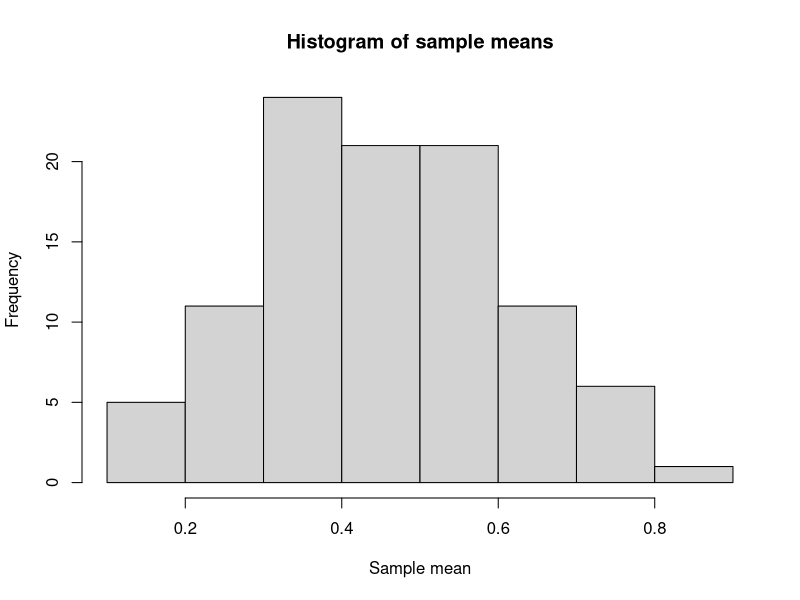
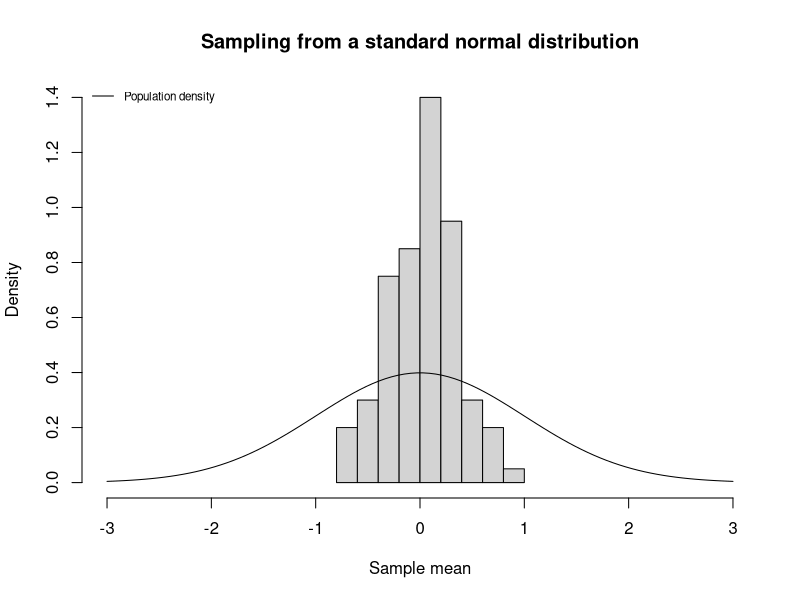
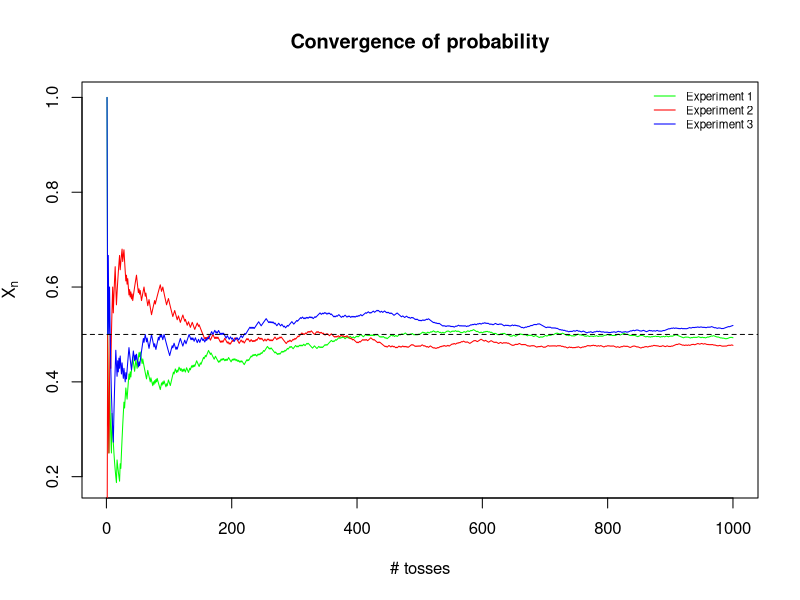
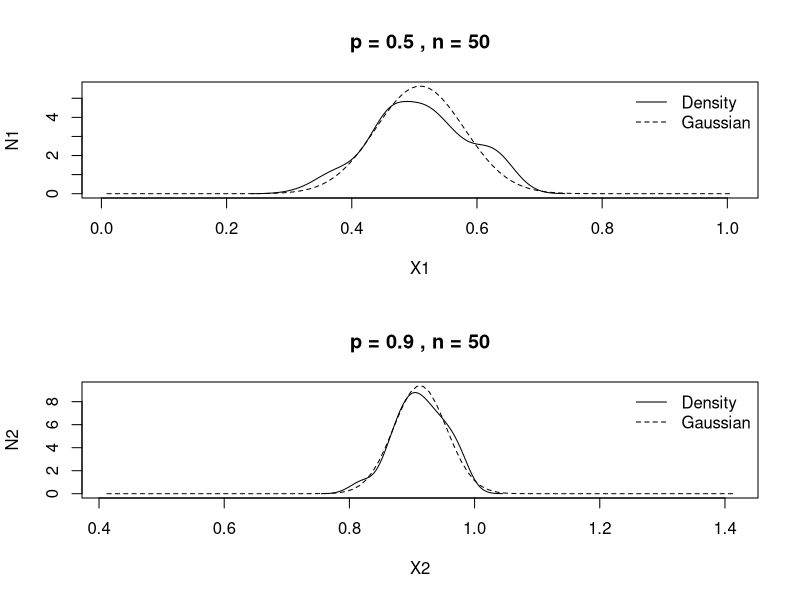
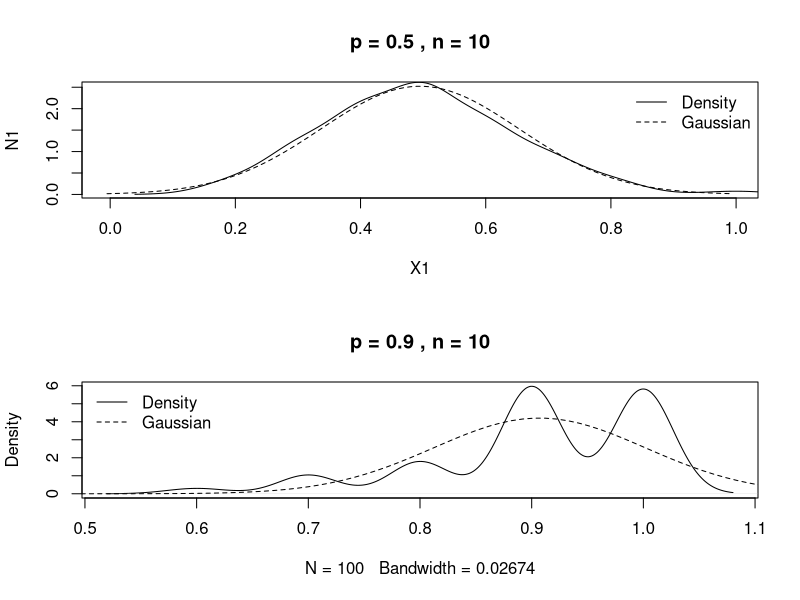
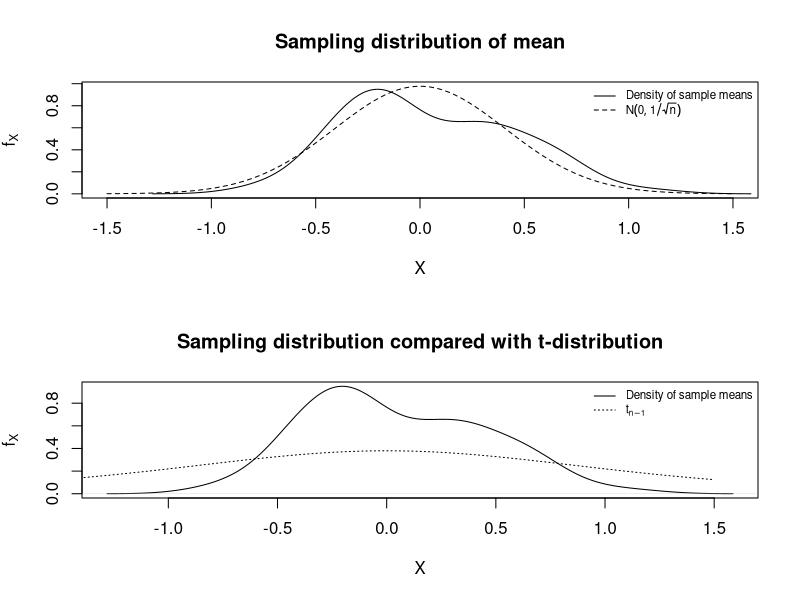
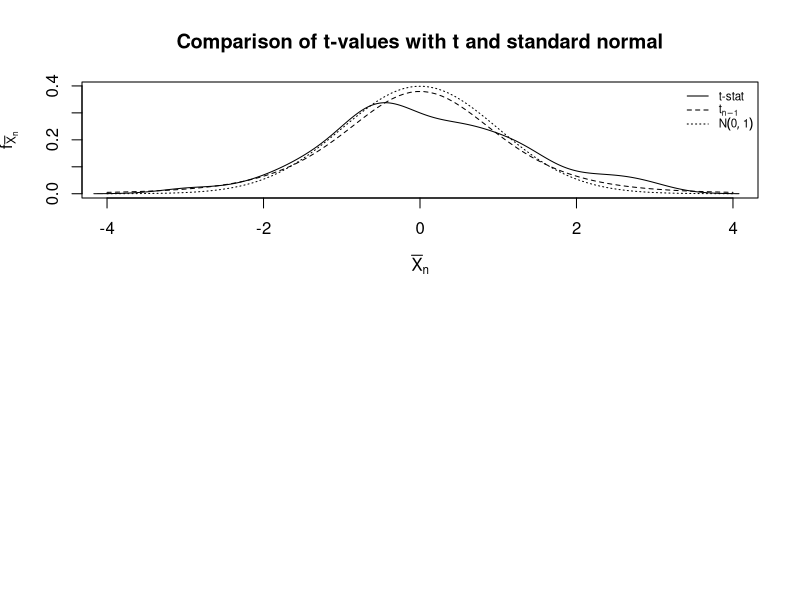

These figures' R source, in order:
## ---- chunk 1
set.seed(12111842)
s1 <- rbinom(n=10, size=1, prob=0.5)
cat("Sample mean = ", mean(s1))
## ---- chunk 2
n.sims <- 100
sample.size <- 10
S <- matrix(rbinom(n=n.sims * sample.size, size=1, prob=0.5), 
            nrow=sample.size)
sample.means <- apply(S, MARGIN=2, FUN=mean)
hist(sample.means, xlab='Sample mean', main='Histogram of sample means')
## ---- chunk 3
S <- matrix(rnorm(n=n.sims * sample.size), nrow=sample.size)
sample.means <- apply(S, MARGIN=2, FUN=mean)
X <- seq(from=-3, to=3, length.out=100)
hist(sample.means,
     xlab="Sample mean",
     main="Sampling from a standard normal distribution",
     prob=TRUE,
     xlim=range(X))
lines(X, dnorm(X))
legend("topleft", 
       legend=c("Population density"), 
       col=c("black"), 
       cex=0.7, 
       lty=1,
       bty="n")
## ---- chunk 4
n.sims <- 1000
exp1 <- cumsum(sample(0:1, n.sims, replace=TRUE))/1:n.sims
exp2 <- cumsum(sample(0:1, n.sims, replace=TRUE))/1:n.sims
exp3 <- cumsum(sample(0:1, n.sims, replace=TRUE))/1:n.sims

plot(1:n.sims, exp1, xlab="# tosses", ylab=expression(bar(X)[n]), 
     col="green", type="l", main="Convergence of probability")
lines(1:n.sims, exp2, col="red", type="l")
lines(1:n.sims, exp3, col="blue", type="l")
abline(h=0.5, col="black", lty=2)
legend("topright",
       legend=c("Experiment 1", "Experiment 2", "Experiment 3"),
       col=c("green", "red", "blue"),
       lty=1,
       bty="n",
       cex=0.7)
## ---- chunk 5
p1 <- 0.5
p2 <- 0.9
sample.size <- 50
n.samples <- 100
sample.1 <- matrix(data=rbinom(n=sample.size * n.samples, size=1, p=p1), 
                   nrow=sample.size)
sample.2 <- matrix(data=rbinom(n=sample.size * n.samples, size=1, p=p2), 
                   nrow=sample.size)
means.1 <- apply(sample.1, MARGIN=2, FUN=mean) 
means.2 <- apply(sample.2, MARGIN=2, FUN=mean) 

mean.means.1 <- mean(means.1)
mean.means.2 <- mean(means.2)

# We assume that the population variance is known. Therefore,
sigma.1 <- sqrt(p1 * (1 - p1))
sigma.2 <- sqrt(p2 * (1 - p2))
X1 <- seq(from=mean.means.1 - 0.5, to=mean.means.1 + 0.5, length.out=100)
X2 <- seq(from=mean.means.2 - 0.5, to=mean.means.2 + 0.5, length.out=100)
N1 <- dnorm(X1, mean=mean.means.1, sd=sigma.1/sqrt(sample.size))
N2 <- dnorm(X2, mean=mean.means.2, sd=sigma.2/sqrt(sample.size))
oldpar <- par(mfrow=c(2, 1))
plot(X1, N1, lty=2, main=paste("p =", p1, ", n =", sample.size), type="l")
lines(density(means.1))
legend("topright",
       legend=c("Density", "Gaussian"),
       lty = c(1, 2),
       bty = "n")
plot(X2, N2, lty=2, main=paste("p =", p2, ", n =", sample.size), type="l")
lines(density(means.2))
legend("topright",
       legend=c("Density", "Gaussian"),
       lty = c(1, 2),
       bty = "n")
## ---- chunk 6
p1 <- 0.5
p2 <- 0.9
sample.size <- 10
n.samples <- 100
sample.1 <- matrix(data=rbinom(n=sample.size * n.samples, size=1, p=p1), 
                   nrow=sample.size)
sample.2 <- matrix(data=rbinom(n=sample.size * n.samples, size=1, p=p2), 
                   nrow=sample.size)
means.1 <- apply(sample.1, MARGIN=2, FUN=mean) 
means.2 <- apply(sample.2, MARGIN=2, FUN=mean) 

mean.means.1 <- mean(means.1)
mean.means.2 <- mean(means.2)

# We assume that the population variance is known. Therefore,
sigma.1 <- sqrt(p1 * (1 - p1))
sigma.2 <- sqrt(p2 * (1 - p2))
X1 <- seq(from=mean.means.1 - 0.5, to=mean.means.1 + 0.5, length.out=100)
X2 <- seq(from=mean.means.2 - 0.5, to=mean.means.2 + 0.5, length.out=100)
N1 <- dnorm(X1, mean=mean.means.1, sd=sigma.1/sqrt(sample.size))
N2 <- dnorm(X2, mean=mean.means.2, sd=sigma.2/sqrt(sample.size))
oldpar <- par(mfrow=c(2, 1))
plot(X1, N1, lty=2, main=paste("p =", p1, ", n =", sample.size), type="l")
lines(density(means.1))
legend("topright",
       legend=c("Density", "Gaussian"),
       lty = c(1, 2),
       bty = "n")
plot(density(means.2), main=paste("p =", p2, ", n =", sample.size), type="l")
lines(X2, N2, lty=2)
legend("topleft",
       legend=c("Density", "Gaussian"),
       lty = c(1, 2),
       bty = "n")
## ---- chunk 7
sample.size <- 6
n.samples <- 100
sample.data <- matrix(data=rnorm(n=sample.size * n.samples), nrow=sample.size)
sample.means <- apply(sample.data, MARGIN=2, FUN=mean)
X <- seq(from=-1.5, to=1.5, length.out=100)
plot(X, dnorm(X, mean=0, sd=1/sqrt(sample.size)), type="l", lty=2, 
     xlab="X", ylab=expression(f[X]), main="Sampling distribution of mean")
lines(density(sample.means))
legend("topright",
       legend=c("Density of sample means", expression(N(0, 1/sqrt(n)))),
       lty=c(1, 2),
       cex=0.7,
       bty="n")
## ---- chunk 8
plot(density(sample.means), xlab="X", ylab=expression(f[X]), type="l", lty=1,
     main="Sampling distribution compared with t-distribution")
lines(X, dt(X, df=sample.size-1), lty=3)
legend("topright",
       legend=c("Density of sample means", expression(t[n-1])),
       lty=c(1, 3),
       cex=0.7,
       bty="n")
## ---- chunk 9
sample.sd <- apply(sample.data, MARGIN=2, FUN=sd)
t <- (sample.means - 0)/sample.sd * sqrt(sample.size)
X <- seq(from=-4, to=4, length.out=100)
plot(X, dnorm(X), xlab=expression(bar(X)[n]), ylab=expression(f[bar(X)[n]]), 
     main="Comparison of t-values with t and standard normal", type="l", lty=3)
lines(X, dt(X, df=sample.size-1), lty=2)
lines(density(t))
legend("topright",
       legend=c("t-stat", expression(t[n-1]), expression(N(0, 1))),
       lty=c(1, 2, 3),
       cex=0.7,
       bty="n")
## ---- chunk 10
samples <- matrix(data=rbinom(n=sample.size*n.samples, size=1, p=p2),
                  nrow=sample.size)
sample.means <- apply(samples, MARGIN=2, FUN=mean)
sample.sd <- sqrt(sample.means * (1 - sample.means)/sample.size)
# We are looking for a 95% interval, so the limits are +/- 2 standard
# deviations from the mean.
k <- 2
lower.lim <- sample.means - k * sample.sd
upper.lim <- sample.means + k * sample.sd
mu <- p2
# Find out if mu lies in these limits for each sample.
result <- (lower.lim <= mu) & (mu <= upper.lim)
cat(paste("The confidence interval captured parametric mean",
          round(sum(result)/length(result) * 100, 2),
          "% of times.\n"))
cat("We expected it to capture 95% of times.\n")
## ---- chunk 11
# Quantities related to Agreti-Coull interval will be prefixed with 'ac.'.
ac.samples <- rbind(samples,
                    rep(1, n.samples),
                    rep(1, n.samples),
                    rep(0, n.samples),
                    rep(0, n.samples))
ac.sample.means <- apply(ac.samples, MARGIN=2, FUN=mean)
ac.sd <- sqrt(ac.sample.means * (1 - ac.sample.means)/sqrt(sample.size))
ac.lower.lim <- ac.sample.means - k * ac.sd
ac.upper.lim <- ac.sample.means + k * ac.sd
ac.result <- (ac.lower.lim <= mu) & (mu <= ac.upper.lim)
cat(paste("The confidence interval captured parametric mean",
          round(sum(ac.result)/length(ac.result) * 100, 2),
          "% of times.\n"))
cat("We expected it to capture 95% of times.\n")
## ---- chunk 12
summary(sample.means)
summary(ac.sample.means)
